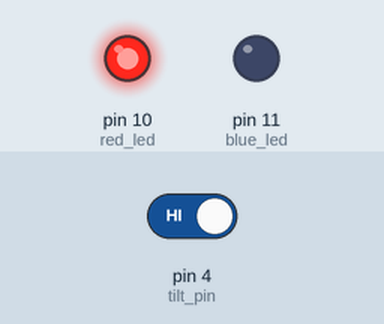
The sketch below on a simulated Arduino Uno, built with avr-gcc and run on an emulated ATmega328P. Shown: output pins drawn as LEDs (lit = HIGH). Inputs (shaded band) come from the test bench; at power-on: pin 4 (tilt_pin) HIGH. What the sketch prints to the serial monitor is not drawn.

Above: at 1.2 s.
1.3 s: pin 4 (tilt_pin) driven LOW
At 2.0 s:
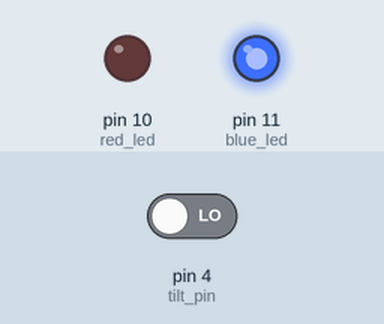
2.8 s: pin 4 (tilt_pin) driven HIGH
At 3.2 s:
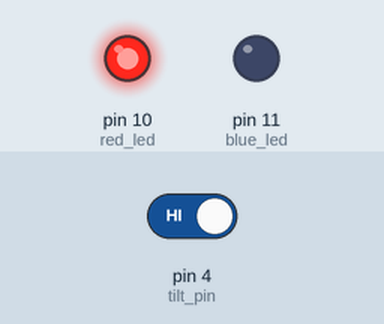
Timing chart, 0 to 5.8 s (numbered marks = the images above; inputs shaded):
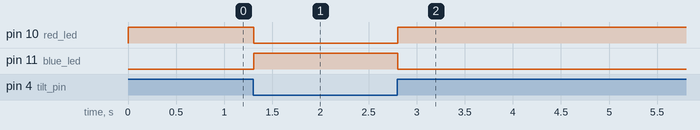

The sketch:

tiltswitch.ino
```cpp
int tilt_pin=4;
int red_led=10;
int blue_led=11;
void setup() {
  // put your setup code here, to run once:
 pinMode(tilt_pin,INPUT);
 pinMode(red_led,OUTPUT);
 pinMode(blue_led,OUTPUT);
 digitalWrite(tilt_pin,HIGH);
 Serial.begin(9600);
}

void loop() {
  // put your main code here, to run repeatedly:
 int tilt_val=digitalRead(tilt_pin);
 Serial.println(tilt_val);
 if(tilt_val==1){
  digitalWrite(red_led,HIGH);
  digitalWrite(blue_led,LOW);
 }else{
  digitalWrite(blue_led,HIGH);
  digitalWrite(red_led,LOW);
 }
// digitalWrite(blue_led,LOW);
// digitalWrite(red_led,LOW);
}
```

Measured:
- after the input at 1.3 s, pin 10 (red_led): HIGH → LOW at once; pin 11 (blue_led): LOW → HIGH at once
- after the input at 2.8 s, pin 10 (red_led): LOW → HIGH at once; pin 11 (blue_led): HIGH → LOW at once
